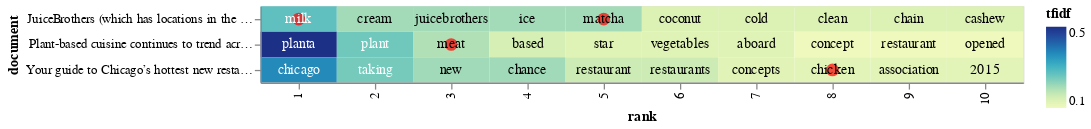

The notebook cell saved with this chart:
### Markdown cell above
### Visualize TF-IDF

Let’s make a <mark>heatmap</mark> that shows the highest TF-IDF scoring words for each president, and let’s put a red dot next to two terms of interest: _'chicken', 'meat', 'matcha', 'milk'_

### Code cell
# Terms in this list will get a red dot in the visualization
term_list = ['chicken', 'meat', 'matcha', 'milk']

# adding a little randomness to break ties in term ranking
top_tfidf_plusRand = top_tfidf.copy()
top_tfidf_plusRand['tfidf'] = top_tfidf_plusRand['tfidf'] + np.random.rand(top_tfidf.shape[0])*0.0001

# base for all visualizations, with rank calculation
base = alt.Chart(top_tfidf_plusRand).encode(
    x = 'rank:O',
    y = 'document:N'
).transform_window(
    rank = "rank()",
    sort = [alt.SortField("tfidf", order="descending")],
    groupby = ["document"],
)

# heatmap specification
heatmap = base.mark_rect().encode(
    color = 'tfidf:Q'
)

# red circle over terms in above list
circle = base.mark_circle(size=100).encode(
    color = alt.condition(
        alt.FieldOneOfPredicate(field='term', oneOf=term_list),
        alt.value('red'),
        alt.value('#FFFFFF00')        
    )
)

# text labels, white for darker heatmap colors
text = base.mark_text(baseline='middle').encode(
    text = 'term:N',
    color = alt.condition(alt.datum.tfidf >= 0.23, alt.value('white'), alt.value('black'))
)

# display the three superimposed visualizations
(heatmap + circle + text).properties(width = 600)
